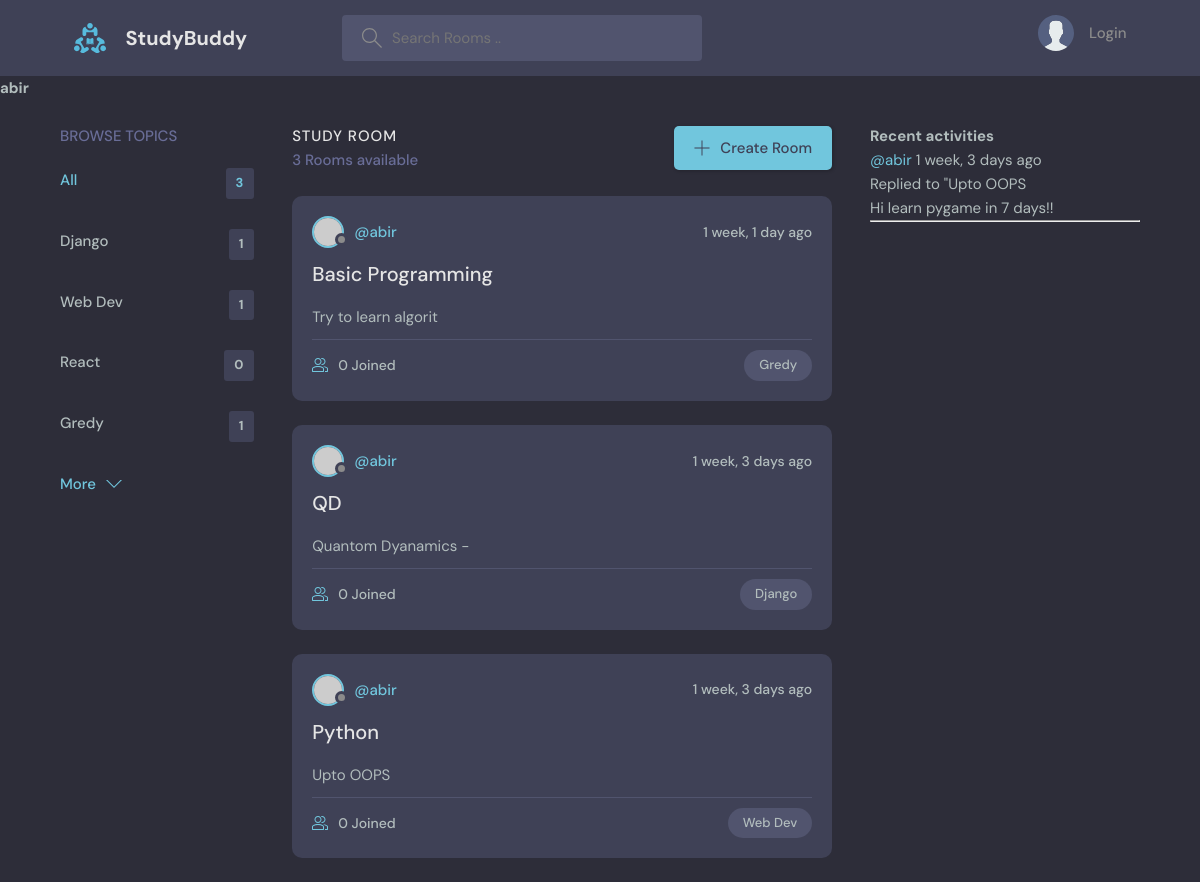
Page /profile/1/ on the earlier database version.
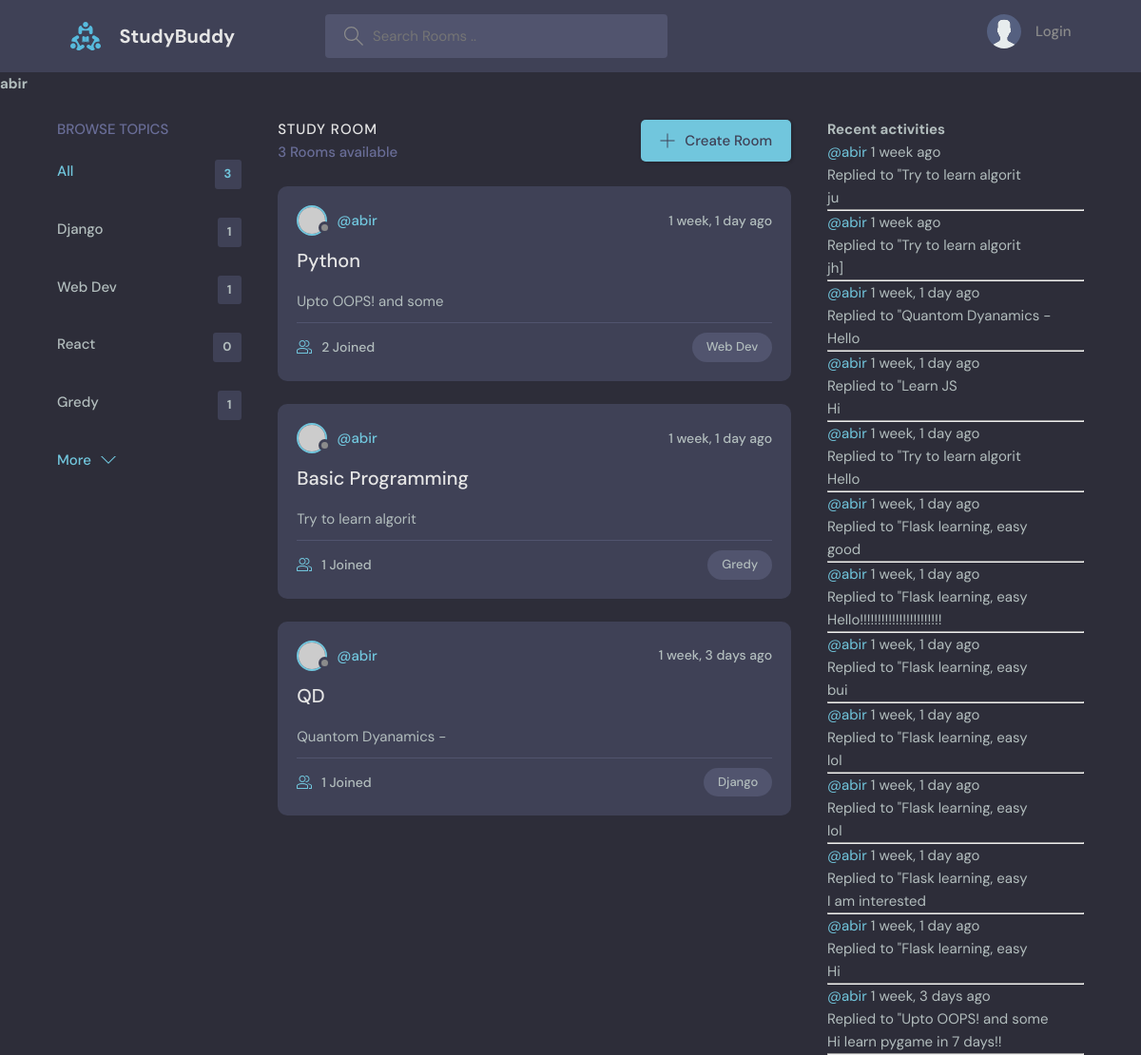
Same page on the later database version.
### bas/models.py (models this page shows)
class Topic(models.Model):
    name = models.CharField(max_length=200)
    def __str__(self):
        return self.name

class Room(models.Model):
    host = models.ForeignKey(User, on_delete=models.SET_NULL, null=True)
    topic = models.ForeignKey(Topic, on_delete=models.SET_NULL, null=True)
    name = models.CharField(max_length=100)
    description = models.TextField(null=True, blank=True)
    participants = models.ManyToManyField(User, related_name='participants', blank=True)
    updated = models.DateTimeField(auto_now=True)
    created = models.DateTimeField(auto_now_add=True)
    class Meta:
        ordering = ['-updated', '-created']
    def __str__(self):
        return self.description[:20]

class Message(models.Model):
    user = models.ForeignKey(User, on_delete=models.CASCADE)
    room = models.ForeignKey(Room, on_delete=models.CASCADE)
    body = models.TextField()
    updated = models.DateTimeField(auto_now=True)
    created = models.DateTimeField(auto_now_add=True)
    def __str__(self):
        return self.body[:50]
    class Meta:
        ordering = ['-updated', '-created']

### bas/views.py (the view)
# urls.py: path('profile/<str:pk>/', views.userProfile, name="userProfile"),
def userProfile(request, pk):
    user = User.objects.get(id=pk)
    q = request.GET.get('q') if request.GET.get('q')!=None else ''
    rooms = Room.objects.filter(
        Q(host__username=user.username) &
        (Q(topic__name__icontains=q) |
        Q(name__icontains=q) |
        Q(description__icontains=q) |
        Q(host__username__icontains=q))
    )
    messg = user.message_set.all()
    topics = Topic.objects.all()
    Topics = []
    for topic in topics:
        cnt = Room.objects.filter(
        Q(host__username=user.username) & Q(topic__name=topic.name)).count
        Topics.append({'topic' : topic, 'count' : cnt})
    context = {"user" : user, 'Rooms' : rooms, 'Messages' : messg, 'Topics' : Topics,
               'total_room' : Room.objects.filter(host__username=user.username).count, }
    return render(request, 'bas/profile.html', context)

### bas/templates/bas/profile.html
{% extends 'main.html' %}
{% block content %}
<div>
    <h1>{{user.username}}</h1>
</div>
<main class="layout layout--3">
<div class="container">
    <div>
        {% url 'userProfile' user.id as the_url %}
        {% include 'bas/topics.html' with link=the_url %}
    </div>
    <div>
        {%include 'bas/feed.html' %}
    </div>
    <div>
        {% include 'bas/activity.html' %}
    </div>
</div>
</main>
{% endblock %}

### templates/main.html (shortened to what this page needs)
<!DOCTYPE html>
{% load static %}
<html lang="en">
  <head>
    <link rel="stylesheet" href="{% static 'styles/style.css'%}" />
  </head>
  <body>
    {% include 'navbar.html' %}
    {% block content %}
    {% endblock %}
  </body>
</html>

### templates/navbar.html (shortened to what this page needs)
{% load static %}
<header class="header header--loggedIn">
    <div class="container">
    <a href="{% url 'home' %}" class="header__logo">
        <img src="{% static 'images/logo.svg' %}" />
        <h1>StudyBuddy</h1>
    </a>
    <form class="header__search" method="GET" action="{%url 'home'%}">
        <label>
        <input type="text" name="q" placeholder="Search Rooms .."/>
        </label>
    </form>
    <nav class="header__menu">
        {% if request.user.is_authenticated %}
        <div class="header__user">
        <a href="{% url 'userProfile' request.user.id %}">
            <div class="avatar avatar--medium active">
            <img src="{% static 'images/avatar.svg' %}" />
            </div>
            <p>{{request.user.first_name}} {{request.user.last_name}}<span>@{{request.user.username}}</span></p>
        </a>
        <button class="dropdown-button" onclick="dropmenu_func()" >
            <svg version="1.1" xmlns="http://www.w3.org/2000/svg" width="32" height="32" viewBox="0 0 32 32">
            <title>chevron-down</title>
            <path d="M16 21l-13-13h-3l16 16 16-16h-3l-13 13z"></path>
            </svg>
        </button>
        </div>
        <div class="dropdown-menu" id="dropdown-menu">
            <a href="settings.html" class="dropdown-link"
                ><svg version="1.1" xmlns="http://www.w3.org/2000/svg" width="32" height="32" viewBox="0 0 32 32">
                <title>tools</title>
                <path
                    d="M27.465 32c-1.211 0-2.35-0.471-3.207-1.328l-9.392-9.391c-2.369 0.898-4.898 0.951-7.355 0.15-3.274-1.074-5.869-3.67-6.943-6.942-0.879-2.682-0.734-5.45 0.419-8.004 0.135-0.299 0.408-0.512 0.731-0.572 0.32-0.051 0.654 0.045 0.887 0.277l5.394 5.395 3.586-3.586-5.394-5.395c-0.232-0.232-0.336-0.564-0.276-0.887s0.272-0.596 0.572-0.732c2.552-1.152 5.318-1.295 8.001-0.418 3.274 1.074 5.869 3.67 6.943 6.942 0.806 2.457 0.752 4.987-0.15 7.358l9.392 9.391c0.844 0.842 1.328 2.012 1.328 3.207-0 2.5-2.034 4.535-4.535 4.535zM15.101 19.102c0.26 0 0.516 0.102 0.707 0.293l9.864 9.863c0.479 0.479 1.116 0.742 1.793 0.742 1.398 0 2.535-1.137 2.535-2.535 0-0.668-0.27-1.322-0.742-1.793l-9.864-9.863c-0.294-0.295-0.376-0.74-0.204-1.119 0.943-2.090 1.061-4.357 0.341-6.555-0.863-2.631-3.034-4.801-5.665-5.666-1.713-0.561-3.468-0.609-5.145-0.164l4.986 4.988c0.391 0.391 0.391 1.023 0 1.414l-5 5c-0.188 0.188-0.441 0.293-0.707 0.293s-0.52-0.105-0.707-0.293l-4.987-4.988c-0.45 1.682-0.397 3.436 0.164 5.146 0.863 2.631 3.034 4.801 5.665 5.666 2.2 0.721 4.466 0.604 6.555-0.342 0.132-0.059 0.271-0.088 0.411-0.088z"
                ></path>
                </svg>
                Settings</a
            >
            <a href="{% url 'Logout' %}" class="dropdown-link"
                ><svg version="1.1" xmlns="http://www.w3.org/2000/svg" width="32" height="32" viewBox="0 0 32 32">
                <title>sign-out</title>
                <path
                    d="M3 0h22c0.553 0 1 0 1 0.553l-0 3.447h-2v-2h-20v28h20v-2h2l0 3.447c0 0.553-0.447 0.553-1 0.553h-22c-0.553 0-1-0.447-1-1v-30c0-0.553 0.447-1 1-1z"
                ></path>
                <path
                    d="M21.879 21.293l1.414 1.414 6.707-6.707-6.707-6.707-1.414 1.414 4.293 4.293h-14.172v2h14.172l-4.293 4.293z"
                ></path>
                </svg>
                Logout</a
            >
        </div>
        {% else %}
        <a href="{% url 'Login' %}">
        <img src="{% static 'images/avatar.svg' %}" />
        <p>Login</p>
        </a>
        {% endif %}
    </nav>
    </div>
</header>

### bas/templates/bas/topics.html
<div class="topics">
    <div class="topics__header">
        <h2>Browse Topics</h2>
    </div>
    <ul class="topics__list">
        <li>
        <a href="{{link}}" class="active">All <span>{{total_room}}</span></a>
        </li>
        {% for topic in Topics %}
        <li>
        <a href="{{link}}?q={{topic.topic.name}}">{{topic.topic.name}}
            <span>{{topic.count}}</span></a>
        </li>
        {% endfor %}
    </ul>
    <a class="btn btn--link" href="topics.html">
        More
        <svg version="1.1" xmlns="http://www.w3.org/2000/svg" width="32" height="32" viewBox="0 0 32 32">
        <title>chevron-down</title>
        <path d="M16 21l-13-13h-3l16 16 16-16h-3l-13 13z"></path>
        </svg>
    </a>
</div>

### bas/templates/bas/feed.html (shortened to what this page needs)
<div class="roomList">
    <div class="roomList__header">
      <div>
        <h2>Study Room</h2>
        <p>{{Rooms.count}} Room{% if Rooms.count > 1 %}s{% endif %} available</p>
      </div>
      <a class="btn btn--main" href="{% url 'createRoom' %}">
        <svg version="1.1" xmlns="http://www.w3.org/2000/svg" width="32" height="32" viewBox="0 0 32 32">
          <title>add</title>
          <path
            d="M16.943 0.943h-1.885v14.115h-14.115v1.885h14.115v14.115h1.885v-14.115h14.115v-1.885h-14.115v-14.115z"
          ></path>
        </svg>
        Create Room
      </a>
    </div>
    {% for room in Rooms%}
    <div class="roomListRoom">
      <div class="roomListRoom__header">
        <a href="{% url 'userProfile' room.host.id %}" class="roomListRoom__author">
          <div class="avatar avatar--small">
            <img src="https://randomuser.me/api/portraits/women/11.jpg" />
          </div>
          <span>@{{room.host.username}}</span>
        </a>
        <div class="roomListRoom__actions">
          <span>{{room.updated|timesince}} ago</span>
        </div>
      </div>
      <div class="roomListRoom__content">
        <a href="{% url 'Room' room.id %}">{{room.name}}</a>
        <p>
          {{room}}
        </p>
      </div>
      <div class="roomListRoom__meta">
        <a href="{% url 'Room' room.id %}" class="roomListRoom__joined">
          {{room.participants.count}} Joined
        </a>
        <p class="roomListRoom__topic">{{room.topic}}</p>
      </div>
    </div>
    {% endfor %}
  </div>

### bas/templates/bas/activity.html
<h3>Recent activities</h3>
{% for m in Messages %}
<div>
    <small><a href="{% url 'userProfile' m.user.id %}">@{{m.user}}</a> {{m.created|timesince}} ago</small>
    <br>
    <small>Replied to "{{m.room}}</small>
    <br>
    <span>{{m}}</span>
    <hr>
</div>
{% endfor %}

Differences in the rows shown:
changed Room "Python": updated "1 week, 3 days" → "1 week, 1 day"; description "Upto OOPS" → "Upto OOPS! and some"; participants.count "0" → "2"; moves up the list
computed for Room "Basic Programming": participants.count "0" → "1"
computed for Room "QD": participants.count "0" → "1"
added Message: user "abir", created "1 week", room "Try to learn algorit", body "ju"
added Message: user "abir", created "1 week", room "Try to learn algorit", body "jh]"
added Message: user "abir", created "1 week, 1 day", room "Quantom Dyanamics -", body "Hello"
added Message: user "abir", created "1 week, 1 day", room "Learn JS", body "Hi"
added Message: user "abir", created "1 week, 1 day", room "Try to learn algorit", body "Hello"
added Message: user "abir", created "1 week, 1 day", room "Flask learning, easy", body "good"
added Message: user "abir", created "1 week, 1 day", room "Flask learning, easy", body "Hello!!!!!!!!!!!!!!!!!!!!!!!"
added Message: user "abir", created "1 week, 1 day", room "Flask learning, easy", body "bui"
added Message: user "abir", created "1 week, 1 day", room "Flask learning, easy", body "lol"
added Message: user "abir", created "1 week, 1 day", room "Flask learning, easy", body "lol"
added Message: user "abir", created "1 week, 1 day", room "Flask learning, easy", body "I am interested"
added Message: user "abir", created "1 week, 1 day", room "Flask learning, easy", body "Hi"
changed through a linked row, Message: room "Upto OOPS" → "Upto OOPS! and some"
